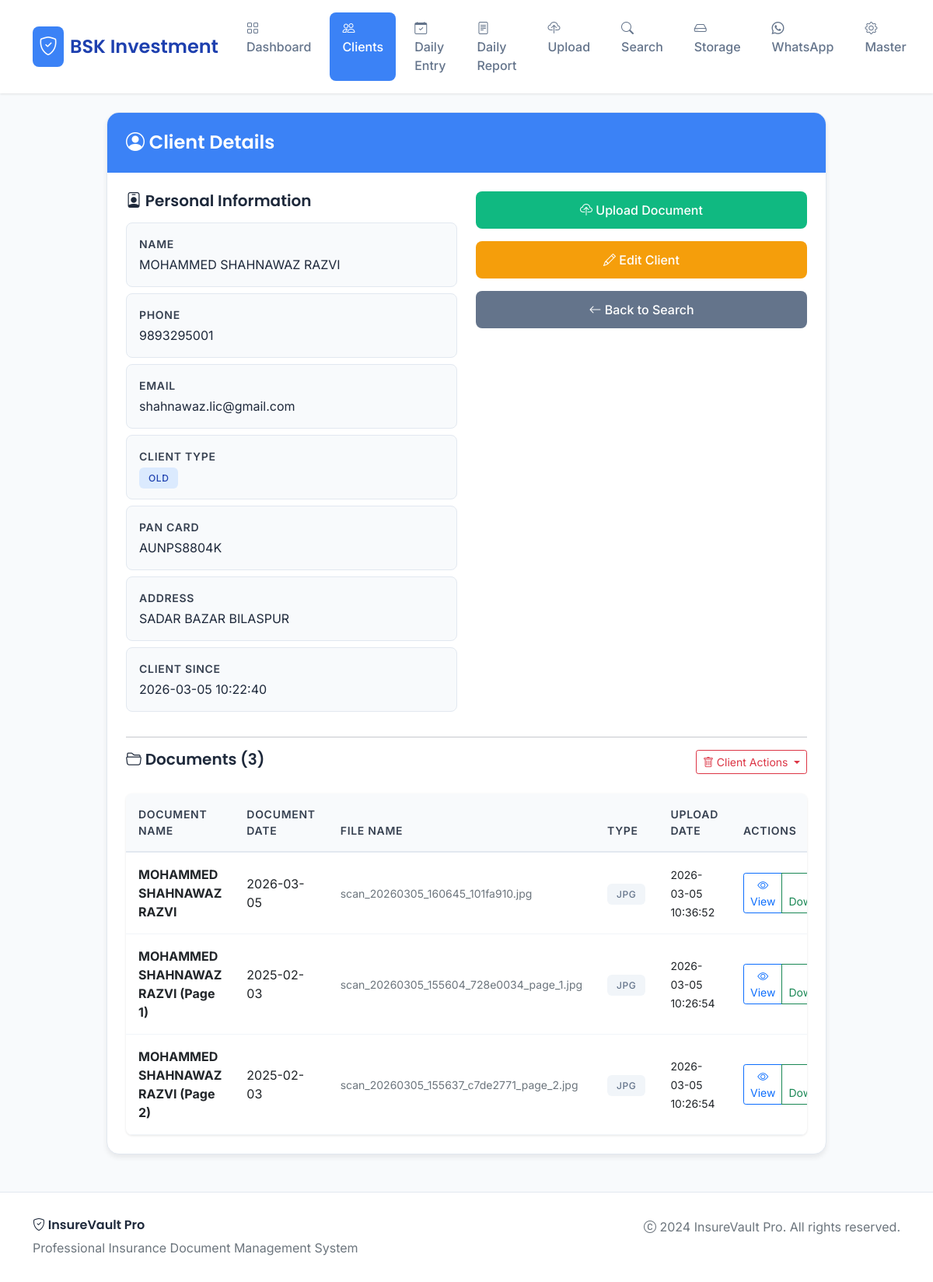
/client/19, run on the app's committed database.
### tables this page shows
CREATE TABLE clients (
            id INTEGER PRIMARY KEY AUTOINCREMENT,
            name TEXT NOT NULL,
            phone TEXT,
            email TEXT,
            folder_name TEXT,
            client_type TEXT,
            policy_number TEXT,
            pan_card TEXT,
            address TEXT,
            created_at TIMESTAMP DEFAULT CURRENT_TIMESTAMP
        , policy_expiry_date TEXT, premium_amount TEXT, policy_type TEXT);

CREATE TABLE documents (
            id INTEGER PRIMARY KEY AUTOINCREMENT,
            client_id INTEGER,
            filename TEXT NOT NULL,
            original_filename TEXT NOT NULL,
            file_type TEXT,
            document_name TEXT,
            document_date TEXT,
            upload_date TIMESTAMP DEFAULT CURRENT_TIMESTAMP, daily_entry_id INTEGER REFERENCES daily_entries(id),
            FOREIGN KEY (client_id) REFERENCES clients (id)
        );

### app.py (the view)
@app.route('/client/<int:client_id>')
def client_details(client_id):
    try:
        conn = get_db_connection()
        if conn is None:
            flash("Database error", "error")
            return redirect(url_for('search_client'))
        client = conn.execute('SELECT * FROM clients WHERE id = ?', (client_id,)).fetchone()
        documents = conn.execute(
            'SELECT * FROM documents WHERE client_id = ? ORDER BY upload_date DESC',
            (client_id,)
        ).fetchall()
        conn.close()
        if client is None:
            flash('Client not found!')
            return redirect(url_for('search_client'))
        return render_template('client_details.html', client=client, documents=documents)
    except Exception as e:
        logger.error(f"Error in client_details: {e}")
        flash("Error loading client details", "error")
        return redirect(url_for('search_client'))

### app.py (called while the page is built)
def get_db_connection():
    try:
        conn = sqlite3.connect('documents.db', timeout=60)
        conn.row_factory = sqlite3.Row
        conn.execute('PRAGMA journal_mode=WAL')
        conn.execute('PRAGMA busy_timeout=60000')
        conn.execute('PRAGMA synchronous=NORMAL')
        return conn
    except sqlite3.Error as e:
        logger.error(f"Database connection error: {e}")
        return None

### templates/client_details.html (shortened to what this page needs)
<!DOCTYPE html>
<html lang="hi">
<head>
    <link href="https://cdn.jsdelivr.net/npm/bootstrap@5.1.3/dist/css/bootstrap.min.css" rel="stylesheet">
    <link rel="stylesheet" href="https://cdn.jsdelivr.net/npm/bootstrap-icons@1.7.2/font/bootstrap-icons.css">
</head>
{% set active_page = 'clients' %}
{% include '_navbar.html' %}
    <div class="container mt-4">
        <div class="row">
            <div class="col-md-10 mx-auto">
                <div class="modern-card">
                    <div class="card-header-modern">
                        <h4 class="mb-0"><i class="bi bi-person-circle"></i> Client Details</h4>
                    </div>
                    <div class="card-body p-4">
                        <div class="row mb-4">
                            <div class="col-md-6">
                                <h5 class="mb-3" style="font-family: 'Poppins', sans-serif; font-weight: 600; color: #1e293b;">
                                    <i class="bi bi-person-badge"></i> Personal Information
                                </h5>
                                <div class="info-card">
                                    <div class="info-label">Name</div>
                                    <div class="info-value">{{ client['name'] }}</div>
                                </div>
                                <div class="info-card">
                                    <div class="info-label">Phone</div>
                                    <div class="info-value">{{ client['phone'] or 'Not provided' }}</div>
                                </div>
                                <div class="info-card">
                                    <div class="info-label">Email</div>
                                    <div class="info-value">{{ client['email'] or 'Not provided' }}</div>
                                </div>
                                <div class="info-card">
                                    <div class="info-label">Client Type</div>
                                    <div class="info-value">
                                        {% if client['client_type'] %}
                                            <span class="badge-modern badge-primary">{{ client['client_type'] }}</span>
                                        {% else %}
                                            <span class="badge-modern badge-secondary">Not specified</span>
                                        {% endif %}
                                    </div>
                                </div>
                                {% if client['pan_card'] %}
                                <div class="info-card">
                                    <div class="info-label">PAN Card</div>
                                    <div class="info-value">{{ client['pan_card'] }}</div>
                                </div>
                                {% endif %}
                                {% if client['address'] %}
                                <div class="info-card">
                                    <div class="info-label">Address</div>
                                    <div class="info-value">{{ client['address'] }}</div>
                                </div>
                                {% endif %}
                                <div class="info-card">
                                    <div class="info-label">Client Since</div>
                                    <div class="info-value">{{ client['created_at'] }}</div>
                                </div>
                            </div>
                            <div class="col-md-6">
                                <div class="d-grid gap-3">
                                    <a href="{{ url_for('upload_document', client_id=client['id']) }}" class="btn btn-success-custom">
                                        <i class="bi bi-cloud-upload"></i> Upload Document
                                    </a>
                                    <a href="{{ url_for('edit_client', client_id=client['id']) }}" class="btn btn-warning-custom">
                                        <i class="bi bi-pencil"></i> Edit Client
                                    </a>
                                    <a href="/search_client" class="btn btn-secondary-custom">
                                        <i class="bi bi-arrow-left"></i> Back to Search
                                    </a>
                                </div>
                            </div>
                        </div>
                        <hr>
                        <div class="d-flex justify-content-between align-items-center mb-4">
                            <h5 style="font-family: 'Poppins', sans-serif; font-weight: 600; color: #1e293b;">
                                <i class="bi bi-folder2-open"></i> Documents ({{ documents|length }})
                            </h5>
                            {% if documents %}
                                <div class="dropdown">
                                    <button class="btn btn-outline-danger btn-sm dropdown-toggle" type="button" data-bs-toggle="dropdown">
                                        <i class="bi bi-trash"></i> Client Actions
                                    </button>
                                </div>
                            {% endif %}
                        </div>
                        {% if documents %}
                            <div class="table-responsive modern-table">
                            <table class="table table-hover mb-0">
                                <thead>
                                    <tr>
                                        <th>Document Name</th>
                                        <th>Document Date</th>
                                        <th>File Name</th>
                                        <th>Type</th>
                                        <th>Upload Date</th>
                                        <th>Actions</th>
                                    </tr>
                                </thead>
                                <tbody>
                                    {% for doc in documents %}
                                    <tr>
                                        <td><strong>{{ doc['document_name'] or doc['original_filename'] }}</strong></td>
                                        <td>{{ doc['document_date'] or '-' }}</td>
                                        <td><small class="text-muted">{{ doc['original_filename'] }}</small></td>
                                        <td><span class="badge-modern badge-secondary">{{ doc['file_type'].upper() }}</span></td>
                                        <td><small>{{ doc['upload_date'] }}</small></td>
                                        <td>
                                            <div class="btn-group" role="group">
                                                {% if doc['file_type'] in ['pdf', 'jpg', 'jpeg', 'png'] %}
                                                    <a href="{{ url_for('view_file', filename=doc['filename']) }}" class="btn btn-outline-primary btn-sm" target="_blank">
                                                        <i class="bi bi-eye"></i> View
                                                    </a>
                                                {% endif %}
                                                <a href="{{ url_for('download_file', filename=doc['filename']) }}" class="btn btn-outline-success btn-sm">
                                                     Download
                                                </a>
                                            </div>
                                        </td>
                                    </tr>
                                    {% endfor %}
                                </tbody>
                            </table>
                            </div>
                        {% endif %}
                    </div>
                </div>
            </div>
        </div>
    </div>
    <footer class="footer">
        <div class="container">
            <div class="row">
                <div class="col-md-6">
                    <h6 style="font-family: 'Poppins', sans-serif; font-weight: 600; color: #1e293b;">
                        <i class="bi bi-shield-check"></i> InsureVault Pro
                    </h6>
                    <p class="text-muted mb-0">Professional Insurance Document Management System</p>
                </div>
                <div class="col-md-6 text-md-end">
                    <p class="text-muted mb-0">
                        <i class="bi bi-c-circle"></i> 2024 InsureVault Pro. All rights reserved.
                    </p>
                </div>
            </div>
        </div>
    </footer>
</body>
</html>

### templates/client_details.html (style rules this page uses)
* { margin: 0; padding: 0; box-sizing: border-box; }
.modern-card { background: white; border-radius: 16px; box-shadow: 0 4px 6px rgba(0,0,0,0.07); border: 1px solid #e2e8f0; overflow: hidden; }
.card-header-modern { background: #3b82f6; color: white; padding: 1.5rem; border: none; }
.card-header-modern h4 { margin: 0; font-weight: 600; font-family: 'Poppins', sans-serif; }
.btn-success-custom { background: #10b981; border: none; color: white; padding: 0.75rem 1.5rem; border-radius: 8px; font-weight: 500; transition: all 0.3s ease; }
.btn-warning-custom { background: #f59e0b; border: none; color: white; padding: 0.75rem 1.5rem; border-radius: 8px; font-weight: 500; transition: all 0.3s ease; }
.btn-secondary-custom { background: #64748b; border: none; color: white; padding: 0.75rem 1.5rem; border-radius: 8px; font-weight: 500; transition: all 0.3s ease; }
.info-card { background: #f8fafc; border: 1px solid #e2e8f0; border-radius: 8px; padding: 1rem; margin-bottom: 0.5rem; }
.info-label { font-weight: 600; color: #374151; font-size: 0.875rem; text-transform: uppercase; letter-spacing: 0.05em; }
.info-value { color: #1e293b; font-size: 1rem; margin-top: 0.25rem; }
.modern-table { border-radius: 8px; overflow: hidden; box-shadow: 0 1px 3px rgba(0,0,0,0.1); }
.modern-table thead { background: #f8fafc; border-bottom: 2px solid #e2e8f0; }
.modern-table th { font-weight: 600; color: #374151; text-transform: uppercase; font-size: 0.875rem; letter-spacing: 0.05em; padding: 1rem; }
.modern-table td { padding: 1rem; vertical-align: middle; border-bottom: 1px solid #f1f5f9; }
.badge-modern { padding: 0.375rem 0.75rem; border-radius: 6px; font-weight: 500; font-size: 0.75rem; text-transform: uppercase; letter-spacing: 0.05em; }
.badge-primary { background: #dbeafe; color: #1e40af; }
.badge-secondary { background: #f1f5f9; color: #64748b; }
.footer { background: white; border-top: 1px solid #e2e8f0; padding: 2rem 0; margin-top: 3rem; }

### data on the page
clients: name "MOHAMMED SHAHNAWAZ RAZVI", phone "9893295001", email "shahnawaz.lic@gmail.com", client_type "OLD", pan_card "AUNPS8804K", address "SADAR BAZAR BILASPUR", created_at "2026-03-05 10:22:40"
documents: document_name "MOHAMMED SHAHNAWAZ RAZVI", document_date "2026-03-05", original_filename "scan_20260305_160645_101fa910.jpg", file_type "JPG", upload_date "2026-03-05 10:36:52"
documents: document_name "MOHAMMED SHAHNAWAZ RAZVI (Page 1)", document_date "2025-02-03", original_filename "scan_20260305_155604_728e0034_page_1.jpg", file_type "JPG", upload_date "2026-03-05 10:26:54"
documents: document_name "MOHAMMED SHAHNAWAZ RAZVI (Page 2)", document_date "2025-02-03", original_filename "scan_20260305_155637_c7de2771_page_2.jpg", file_type "JPG", upload_date "2026-03-05 10:26:54"

### other printed values
{{ documents|length }} "3"
